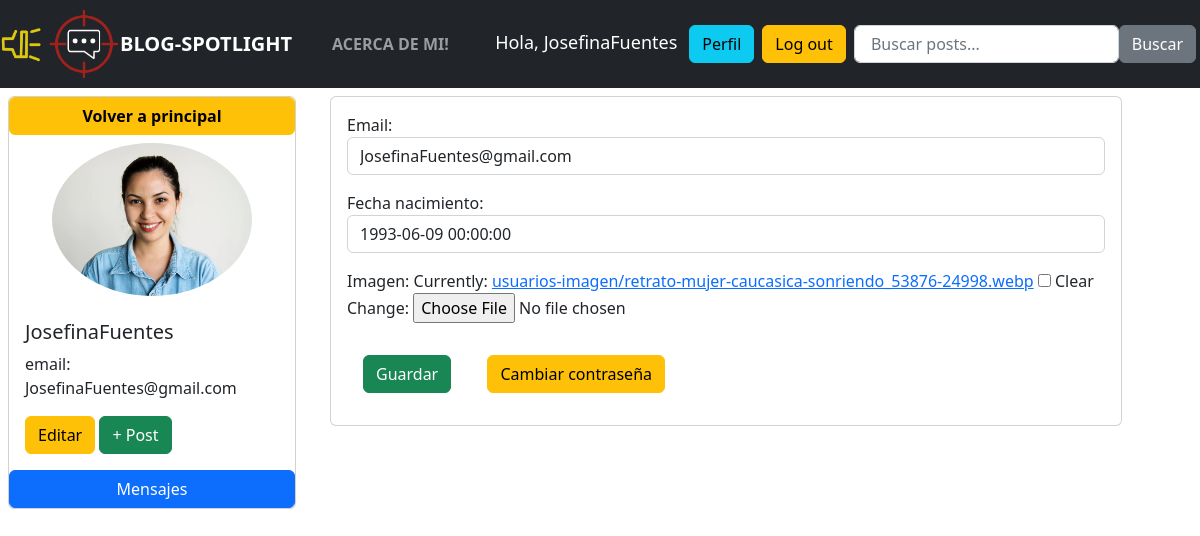
The app's page /editar_perfil/ (signed in) with its own data.
### posteos/models.py (models this page shows, shortened)
class UserProfile(models.Model):
    user = models.OneToOneField(User, null= False, on_delete = models.CASCADE)
    nombre_usuario = models.CharField(default = 'username', max_length=50, null = True, blank=True)
    email = models.EmailField(null = True, blank=True)
    fecha_nacimiento = models.DateField(null = True, blank=True)
    imagen = models.ImageField(upload_to = "usuarios-imagen", null =True, blank= True, default="user_defoult.png")
    fecha_creado = models.DateTimeField(auto_now_add=True, null = True)

### posteos/views.py (the view)
# urls.py: path("editar_perfil/",editar_perfil,name="editar_perfil"),
def editar_perfil (request):
    userprofile = request.user.userprofile
    form = UserProfileForm(instance=userprofile)
    context = {"form":form}
    if request.method == "POST":
        form = UserProfileForm(request.POST, request.FILES, instance= userprofile)
        if form.is_valid():
            form.save()
    return render (request,"posteos/editar_perfil.html",context)

### posteos/forms.py
class UserProfileForm(ModelForm):
    class Meta:
        model = UserProfile
        fields = ("email","fecha_nacimiento","imagen")
        widgets = {
            "email": forms.EmailInput(attrs={"class":"form-control"}),
            "fecha_nacimiento":forms.DateTimeInput(attrs={"class":"form-control"}),
        }

### posteos/templates/posteos/editar_perfil.html (shortened to what this page needs)
{% extends 'layout.html' %}
{% load static %}
{% block content %}
<div class="row">
    <div class="col-md-3 m-2">
        <div class="card" style="width: 18rem;">
            <a href="{% url 'home' %}" class="btn btn-warning"> <strong> Volver a principal</strong></a>
            <img class="perfil-img my-2" src="{{request.user.userprofile.imagen.url}}" alt="Card image cap">
            <div class="card-body justify-content-center">
                <h5 class="card-title ">{{request.user}}</h5>
                <p>email: {{request.user.userprofile.email}}</p>
                <a href="{% url 'editar_perfil' %}" class="btn btn-warning ">Editar</a>
                <a href="{% url 'agregar_post' %}" class="btn btn-success ">+ Post</a>
            </div>
            <a href="{% url 'mensajes_enviados' %}" class="btn btn-primary ">Mensajes</a>
        </div>
    </div>
    <div class="col-md-8 m-2">
        <div class="card">
            <div class="card-body">
                <form method="POST" action="" enctype="multipart/form-data">
                    <div class="form-group">
                        {{form.as_p}}
                        <button type="submit" class="btn btn-success m-3">Guardar</button>
                        <a href="{% url 'password' %}" class="btn btn-warning m-3">Cambiar contraseña</a>
                    </div>
                </form>
            </div>
        </div>
    </div>
</div>
{% endblock %}

### posteos/templates/layout.html (shortened to what this page needs)
{% load static %}
<!doctype html>
<html lang="en">
<head>
    <link href="https://cdn.jsdelivr.net/npm/bootstrap@5.2.3/dist/css/bootstrap.min.css" rel="stylesheet">
    <link rel="stylesheet" href="{% static 'css/main.css' %}">
</head>
<nav class="navbar navbar-expand-lg navbar-dark  bg-dark ">
    <img width="10%" src="{% static 'image/navbar_logo.png' %}" alt="">
    <a class="navbar-brand" href="{% url 'home' %}"><strong>BLOG-SPOTLIGHT</strong></a>
    <div class="collapse navbar-collapse" id="navbarSupportedContent">
        <ul class="navbar-nav mr-auto">
            <li class="nav-item active">
                <a class="nav-link" href="">  </a>
            </li>
            <li>
                <a class="nav-link" href="{% url 'acercademi' %}"> <strong>ACERCA DE MI!</strong> </a>
            </li>
        </ul>
    </div>
    <div>
        <ul class="navbar-nav ml-auto my-1">
            {% if user.is_authenticated %}
            <li class ="saludo-msg m-2">Hola, {{request.user}}</li>
                <a href="{% url 'perfil_usuario' %}" class="btn btn-info m-1">Perfil</a>
            <li>
                <a href="{% url 'logout' %}" class="btn btn-warning m-1 "> Log out</a>
            </li>
            {% endif %}
            <form class="d-flex" action="{% url 'busqueda_post' %}" method="POST" >
                <li>
                    <input class="form-control m-1" type="search" placeholder=" Buscar posts..." aria-label="Search" name = "busqueda">
                </li>
                <li>
                    <button class="btn btn-secondary m-1" type="submit">Buscar</button>
                </li>
            </form>
        </ul>
    </div>
</nav>
<body>
    {% block content%}
    {% endblock %}
</body>
</html>

### static/css/main.css (style rules this page uses)
body { background-color: none; }

### posteos/templates/layout.html (style rules this page uses)
.saludo-msg { color: white; font-size: 18px; }

### posteos/templates/posteos/editar_perfil.html (style rules this page uses)
.perfil-img { max-width: 200px; max-height: 200px; margin: 0 auto; border-radius: 50%; }

### records on screen
UserProfile: email "JosefinaFuentes@gmail.com", fecha_nacimiento "1993-06-09 00:00:00"

### other values on screen
{{ request.user }} "JosefinaFuentes"
{{ request.user.userprofile.email }} "JosefinaFuentes@gmail.com"
